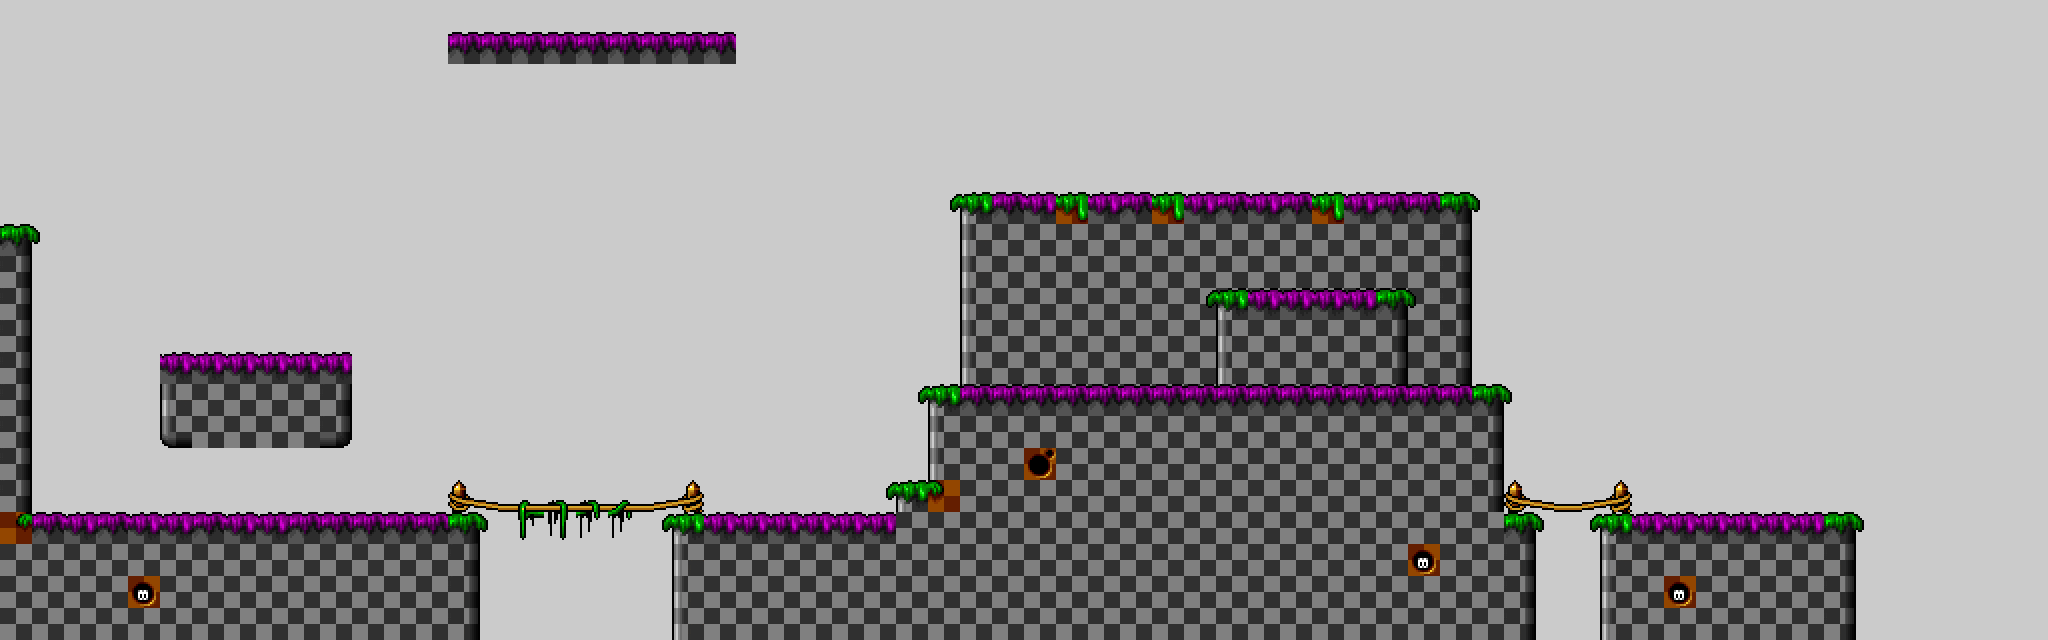

The image is a tile-based game level rendered from a .tmx file. Its description and source (layers, tilesets, objects; grid data summarised) follow:
An orthogonal 64x20 tile map with 32x32 px tiles, 2 tile layers (back, front) and 8 objects (3x platform, mainPlayer, plataform).

<map version="1.0" orientation="orthogonal" width="64" height="20" tilewidth="32" tileheight="32" backgroundcolor="#cbcbcb">
 <properties>
  <property name="background" value="" />
 </properties>
 <tileset firstgid="1" name="level1" tilewidth="32" tileheight="32">
  <image source="../img/map/area01_level_tiles.png" trans="ff00ff" width="640" height="241" />
 </tileset>
 <layer name="back" width="64" height="20">
  <data>[1280 cells, 156 non-empty, 13 distinct tile ids]</data>
 </layer>
 <layer name="front" width="64" height="20">
  <data>[1280 cells, 352 non-empty, 24 distinct tile ids]</data>
 </layer>
 <objectgroup name="Player" width="64" height="20">
  <object name="mainPlayer" x="64" y="32" width="108" height="140">
   <properties>
    <property name="frameheight" value="140" />
    <property name="framewidth" value="108" />
    <property name="image" value="cenas" />
   </properties>
  </object>
 </objectgroup>
 <objectgroup name="collision" width="64" height="20">
  <object x="5" y="233">
   <polyline points="0,0 29,0 28,283 474,285" />
  </object>
  <object x="677" y="521">
   <polyline points="0,0 220,0 221,-31 256,-31 256,-131 826,-130 825,1 860,1" />
  </object>
  <object type="platform" x="964" y="201">
   <polyline points="0,0 507,0" />
  </object>
  <object type="platform" x="1216" y="297">
   <polyline points="0,0 190,0" />
  </object>
  <object x="1605" y="523">
   <polyline points="0,0 247,-2" />
  </object>
  <object type="platform" x="168" y="360">
   <polyline points="0,0 175,0" />
  </object>
  <object type="plataform" x="455" y="38">
   <polyline points="0,0 279,3" />
  </object>
 </objectgroup>
</map>